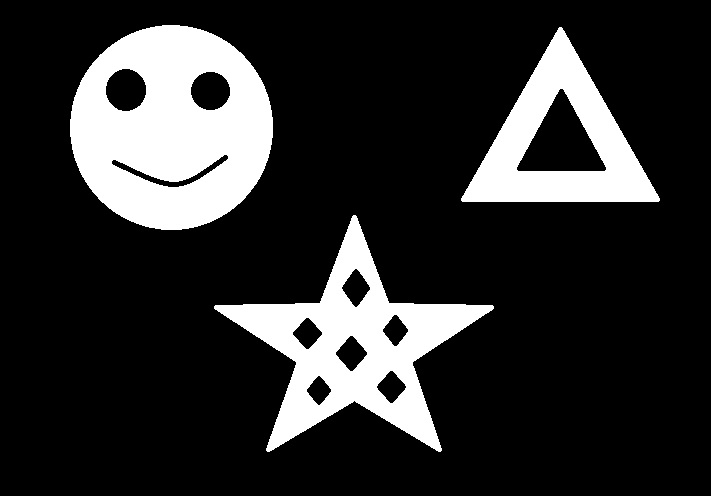
#> input picture Computer Vision/Bölümler/DATA/25_contour.jpg, 711 x 496 px, found by its file name
$ jupyter execute Ornek4.11.ipynb   (shell and % lines are left out)   (older library calls are emulated)
#> lines starting #> are read from the running program, lines starting #| are printed output that depends on the picture; after the words box and inside, x2 and y2 are one past the last pixel; in counts of white or black regions, pixels touching at a corner belong together
[cell 1]
import numpy as np
import cv2

import matplotlib.pyplot as plt

[cell 2]
# Örnek 4.11: Çevrit (Kontur) Tespit Algoritması

img = cv2.imread('DATA/25_contour.jpg',0)
#> img is the input picture: shape (496, 711); min 0, max 255, mean 46.7
retval, img = cv2.threshold(img,127,255,cv2.THRESH_BINARY)
#> img: shape (496, 711); 18.3% white; 3 white regions

image, contours, hierarchy = cv2.findContours(img,cv2.RETR_CCOMP,cv2.CHAIN_APPROX_SIMPLE)
#> contours = 13 contours; largest, box (x1, y1, x2, y2) and area: (70, 25, 273, 230) 32362, (214, 215, 494, 452) 23666, (461, 27, 660, 202) 17686, (516, 88, 607, 172) 4032, (105, 68, 147, 112) 1372
print(hierarchy)
#| [[[ 7 -1  1 -1]
#|   [ 2 -1 -1  0]
#|   [ 3  1 -1  0]
#|   [ 4  2 -1  0]
#|   [ 5  3 -1  0]
#|   [ 6  4 -1  0]
#|   [-1  5 -1  0]
#|   [ 9  0  8 -1]
#|   [-1 -1 -1  7]
#|   [-1  7 10 -1]
#|   [11 -1 -1  9]
#|   [12 10 -1  9]
#> (further printed lines are left out)

emptyImg = np.zeros(img.shape)
for i in range(len(contours)):
    if hierarchy[0][i][3] == 9:
        cv2.drawContours(emptyImg,contours,i,255,-1)
#> this loop made 13 passes
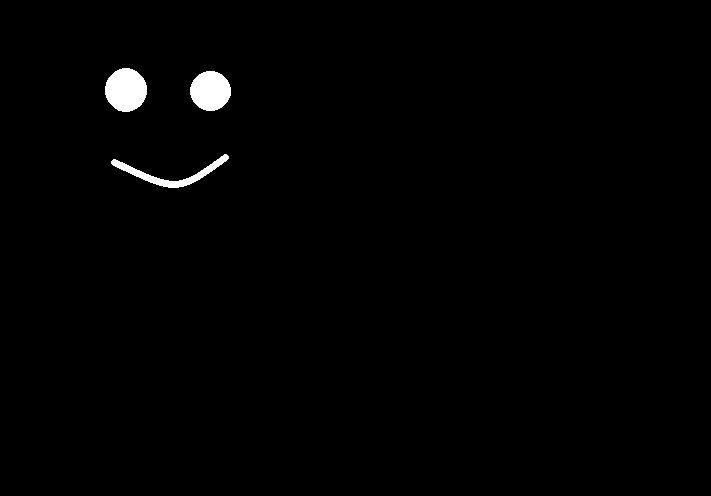
#> emptyImg: shape (496, 711) float64; 1% white; 3 white regions, box (x1, y1, x2, y2) and area: (105, 68, 147, 112) 1431, (190, 71, 231, 111) 1273, (111, 154, 229, 188) 875

f, eksen = plt.subplots(1,2,figsize=(10,5))
eksen[0].imshow(img,cmap='gray')
eksen[1].imshow(emptyImg,cmap='gray')
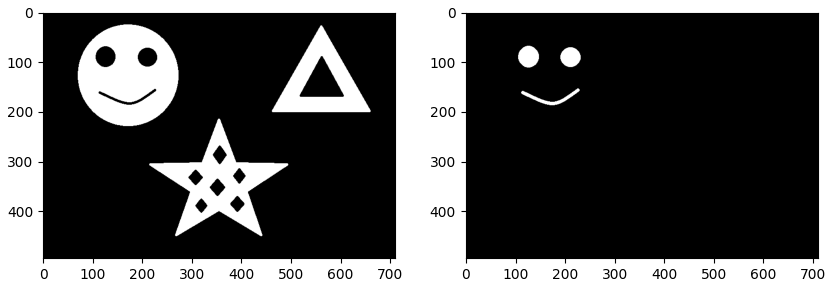
#> figure drawn by matplotlib, 2 panels
